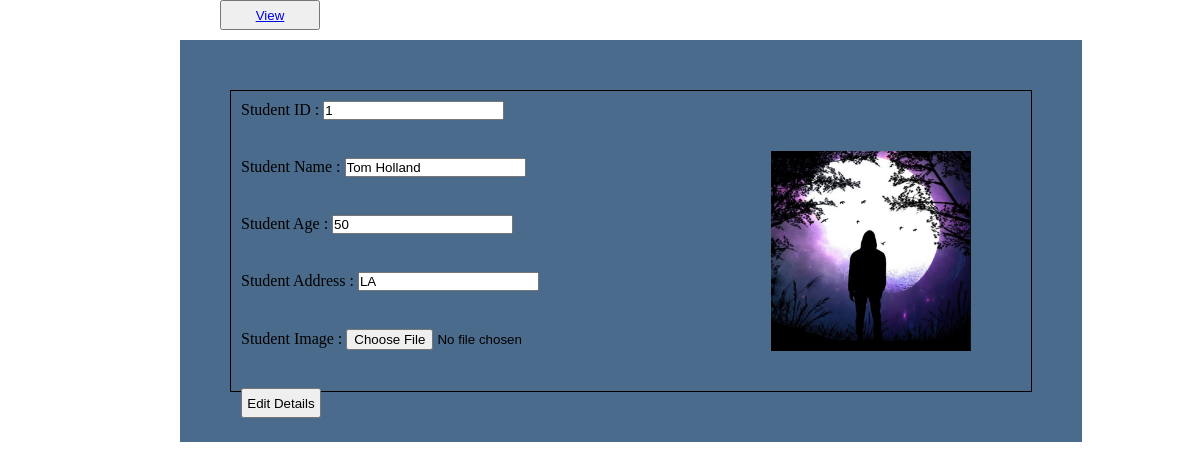
/editStudent.php?id=1, run on the app's committed database.
### tables this page shows
CREATE TABLE `student` (
  `studentID` int(11) NOT NULL,
  `studentName` varchar(50) NOT NULL,
  `studentAge` int(11) NOT NULL,
  `studentAddress` varchar(100) NOT NULL,
  `imgLoc` varchar(50) NOT NULL
);

### editStudent.php (the view, shortened to what this page needs)
<?php
    include "config.php";
    $id = $_GET['id'];
    $sql = "SELECT * FROM student WHERE studentID = '$id'";
    if($result = $conn->query($sql))
    {
        $row = $result->fetch_assoc();
        $id = $row['studentID'];
        $name = $row['studentName'];
        $age = $row['studentAge'];
        $address = $row['studentAddress'];
        $image = $row['imgLoc'];
    }
    else
    {
        echo "Fail";
    }
?>
<!DOCTYPE html>
<html>
    <head>
        <link rel="stylesheet" href="styles/style.css">
    </head>
    <body>
        <div class = "container">
            <div class="buttons">
                <button><a href="index.php">View</a></button>
            </div>
            <div class = "editdetails box">
            <div class = "border">
                <img src="<?php echo $image ?>" alt="" class = "editimage">
                <form action="editStudentValidate.php?oldID=<?php echo $id?>" method = "POST" enctype = "multipart/form-data">
                    <p>Student ID : <input type="text" name = "id" value = "<?php echo $id ?>"></p><br>
                    <p>Student Name : <input type="text" name = "name" value = "<?php echo $name ?>"></p><br>
                    <p>Student Age : <input type="text" name = "age" value = "<?php echo $age ?>"></p><br>
                    <p>Student Address : <input type="text" name = "address" value = "<?php echo $address ?>"></p><br>
                    <p>Student Image : <input type="file" name = "image"></p><br>
                    <input type="submit" value = "Edit Details" class = "button">
                </form>
            </div>
        </div>
        </div>
    </body>
</html>

### styles/style.css (style rules this page uses)
* { padding: 0; margin: 0; }
body { min-height: 100vh; display: flex; flex-direction: column; }
.box { width: auto; height: auto; position: absolute; margin-left: 15%; }
.container { position: relative; min-height: 100px; padding-bottom: 2.5rem; height: auto; }
.buttons { width: 800px; height: 20px; margin: 0px auto; }
.buttons button { width: 100px; height: 30px; margin-left: 20px; }
.editdetails { background-color:rgb(74, 107, 139); margin-top: 20px; }
.border { width: 800px; height: 300px; border: 1px solid black; margin: 50px; }
.border p , .searchform p { padding:10px; }
.border input.button , .searchform input.button { margin: 10px; width:80px; height:30px; }
img.editimage { width: 200px; height: 200px; position: relative; float: right; padding-top: 60px; padding-right: 60px; }

### data on the page
student: imgLoc (picture), id "1", name "Tom Holland", age "50", address "LA"
